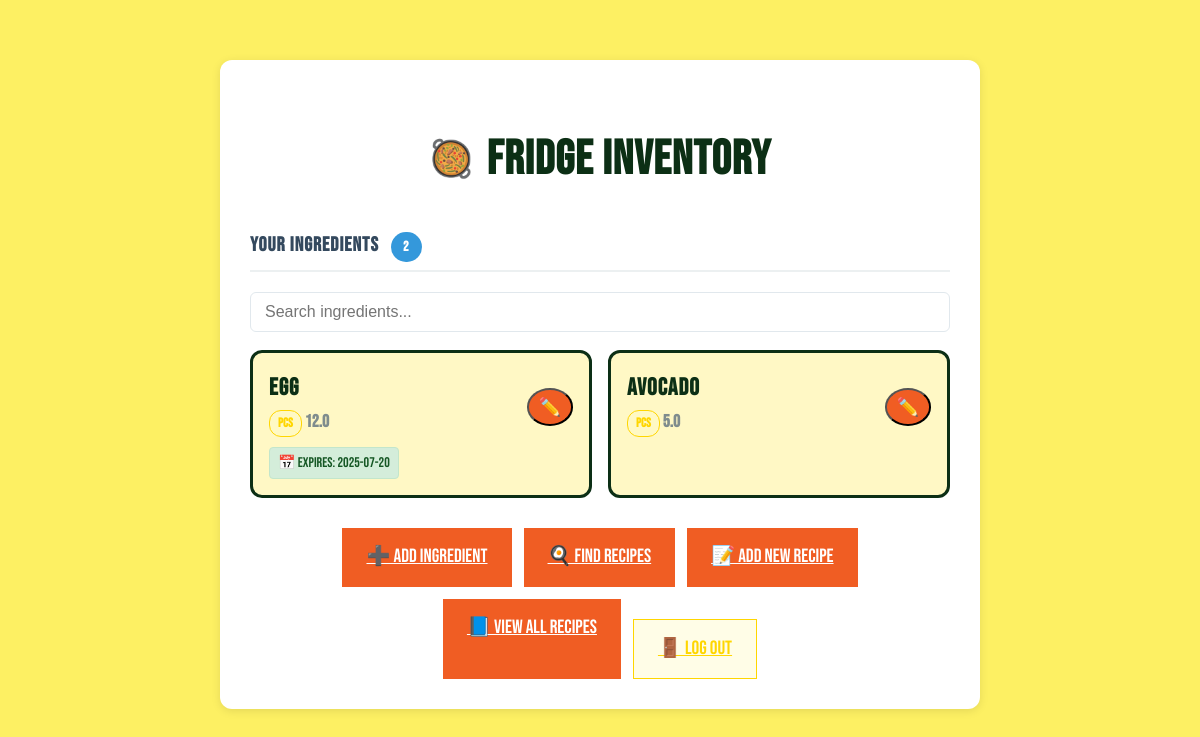
/ (signed in), run on an earlier commit of the app's database.
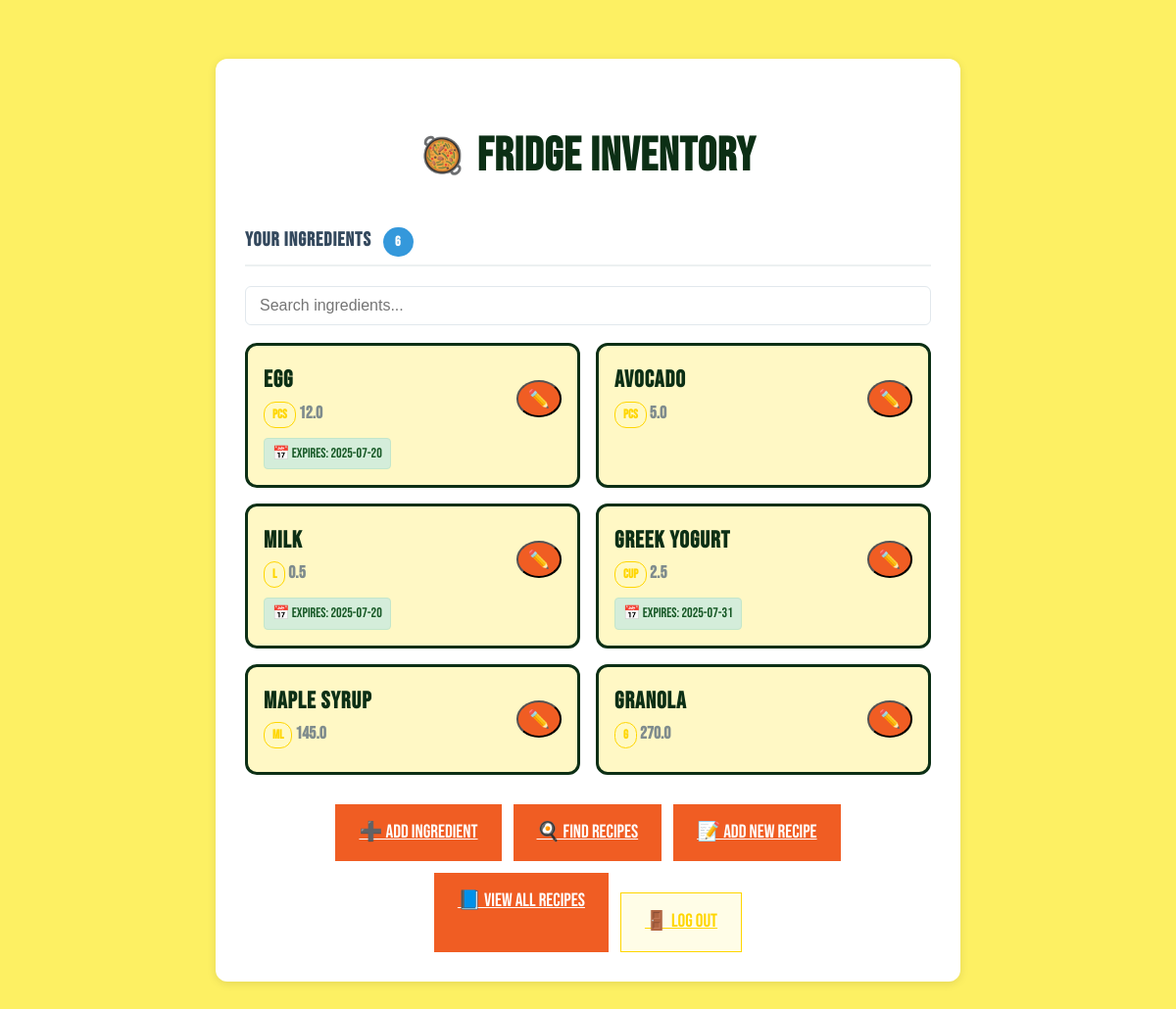
And on a later commit of the database.
### models.py (models this page shows, shortened)
class Ingredient(db.Model):
    id = db.Column(db.Integer, primary_key=True)
    name = db.Column(db.String(80), nullable=False)
    quantity = db.Column(db.Float, nullable=False)
    unit = db.Column(db.String(20), nullable=False)
    expiry_date = db.Column(db.Date, nullable=True)
    user_id = db.Column(db.Integer, db.ForeignKey('user.id'), nullable=False)
    user = db.relationship("User", backref="ingredients")

### app.py (the view)
@app.route('/')
@login_required
def index():
    ingredients = Ingredient.query.filter_by(user_id=current_user.id).all()
    return render_template('index.html', ingredients = current_user.ingredients)  # shows the homepage

### app.py (called while the page is built)
@login_manager.user_loader
def load_user(user_id):
    return User.query.get(int(user_id))

### templates/index.html (shortened to what this page needs)
<!DOCTYPE html>
<html lang="en">
<head>
</head>
<body>
    <div class="container">
        <h1>Fridge Inventory</h1>
        <div class="ingredients-section">
            {% if ingredients %}
                <h2 class="section-title">
                    Your Ingredients
                    <span class="ingredient-count">{{ ingredients|length }}</span>
                </h2>
                <input type="text" id="ingredient-search" placeholder="Search ingredients..." style="width:100%;padding:10px 14px;margin-bottom:18px;font-size:16px;border-radius:6px;border:1.5px solid #e1e8ed;">
                <div class="ingredients-grid" id="ingredients-grid">
                    {% for item in ingredients %}
                        <div class="ingredient-card" style="position:relative;">
                            <div style="display:flex;justify-content:space-between;align-items:center;">
                                <div>
                                    <div class="ingredient-name">{{ item.name }}</div>
                                    <div class="ingredient-quantity">
                                        <span class="unit-badge" style="display:inline-block;padding:2px 8px;border-radius:12px;font-size:13px;font-weight:600;border:1px solid #FFD600;">{{ item.unit }}</span>
                                        <strong id="quantity-display-{{ item.id }}">{{ item.quantity }}</strong>
                                    </div>
                                </div>
                                <button class="btn btn-primary" style="font-size: 18px; padding: 6px 10px; border-radius: 50%; min-width: 36px; min-height: 36px; display: flex; align-items: center; justify-content: center;" title="Edit Quantity" onclick="toggleEdit({{ item.id }})">✏️</button>
                            </div>
                            {% if item.expiry_date %}
                                <div class="ingredient-expiry expiry-good" data-expiry="{{ item.expiry_date }}">
                                    📅 Expires: {{ item.expiry_date }}
                                </div>
                            {% endif %}
                        </div>
                    {% endfor %}
                </div>
            {% endif %}
        </div>
        <div class="action-buttons">
            <a href="/add" class="btn btn-primary">
                ➕ Add Ingredient
            </a>
            <a href="/recipes" class="btn btn-primary">
                🍳 Find Recipes
            </a>
            <a href="/add_recipe" class="btn btn-primary">
                📝 Add New Recipe
            </a>
            <a href="/all_recipes" class="btn btn-primary">
                📘 View All Recipes
            </a>
            <a href="/logout" class="btn btn-secondary" style="margin-top: 20px;">
                🚪 Log Out
            </a>
        </div>
    </div>
</body>
</html>

What changed in the data, as far as the page shows it:
added Ingredient: name "milk", unit "l", quantity "0.5", expiry_date "2025-07-20"
added Ingredient: name "greek yogurt", unit "cup", quantity "2.5", expiry_date "2025-07-31"
added Ingredient: name "maple syrup", unit "ml", quantity "145.0"
added Ingredient: name "granola", unit "g", quantity "270.0"
Also different on the page:
{{ ingredients|length }}: "2" → "6"
